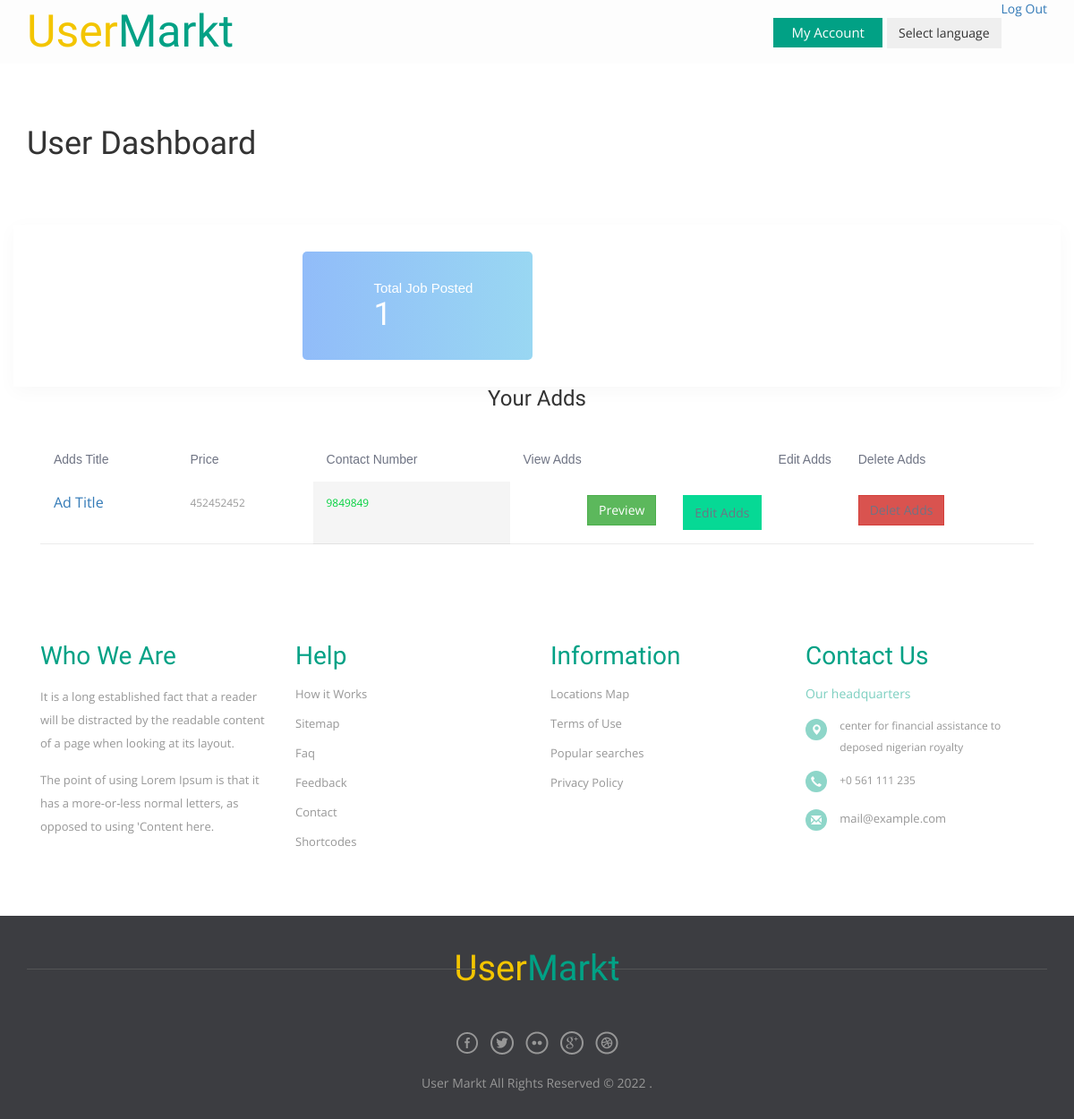
Page /profile/employer-dashboard.php?lang=de (signed in) on the earlier database version.
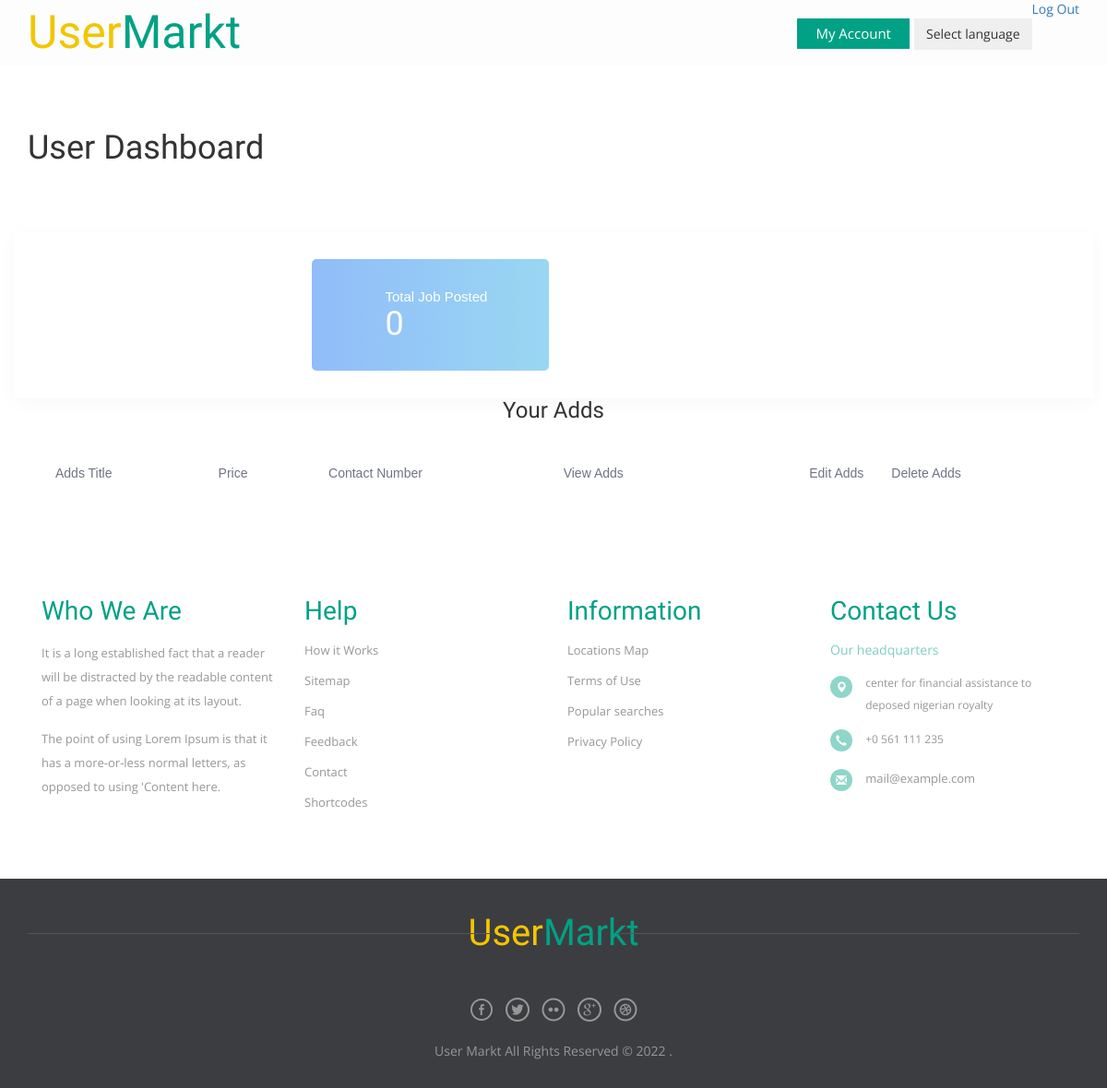
Same page on the later database version.
### tables this page shows
CREATE TABLE `adds` (
  `id` int(11) NOT NULL,
  `P_title` varchar(250) NOT NULL,
  `P_catagory` int(11) NOT NULL,
  `p_sub_catagory` int(11) NOT NULL,
  `p_decription` text NOT NULL,
  `P_city` varchar(250) NOT NULL,
  `p_sate` varchar(250) NOT NULL,
  `p_price` varchar(250) NOT NULL,
  `p_condition` varchar(250) NOT NULL,
  `P_item_type` varchar(250) NOT NULL,
  `p_contact_number` varchar(250) NOT NULL,
  `P_imag1` varchar(250) NOT NULL,
  `P_imag2` varchar(250) NOT NULL,
  `P_imag3` varchar(250) NOT NULL,
  `P_imag4` varchar(250) NOT NULL,
  `time` timestamp NOT NULL DEFAULT current_timestamp(),
  `city` varchar(250) NOT NULL,
  `county` varchar(250) NOT NULL,
  `zip_code` varchar(250) NOT NULL,
  `uni_id` varchar(250) NOT NULL
);

### lib/view.php (called while the page is built, shortened)
<?php
Class Database{
	public $host   = DB_HOST;
	public $user   = DB_USER;
	public $pass   = DB_PASS;
	public $dbname = DB_NAME;
	public $link;
	private function connectDB(){
	$this->link = new mysqli($this->host, $this->user, $this->pass, $this->dbname);
 }
	public function select($query){
		$result = $this->link->query($query) or die($this->link->error.__LINE__);
		if($result->num_rows > 0){
			return $result;
		} else {
			return false;
		}
	}
}

### profile/employer-dashboard.php (the view, shortened to what this page needs)
<?php include 'inc/hader.php';
$uni_id = $_SESSION['uni_id'];
$ii=0;
?>
    <div class="alice-bg padding-top-70 padding-bottom-70">
      <div class="container">
        <div class="row">
          <div class="col-md-6">
            <div class="breadcrumb-area">
              <h1>User Dashboard</h1>
            </div>
          </div>
          <div class="col-md-6">
          </div>
        </div>
      </div>
    </div>
    <div class="alice-bg section-padding-bottom">
      <div class="container no-gliters">
        <div class="row no-gliters">
          <div class="col">
            <div class="dashboard-container">
              <div class="dashboard-content-wrapper">
                <div class="dashboard-section user-statistic-block">
                  <div class="user-statistic">
                   <?php
                   $get_drow='';
                       $sql = $con->query("SELECT id FROM adds WHERE uni_id='$uni_id'");
                       if (!empty($sql) && $sql->num_rows > 0)
                         $get_drow=$sql->num_rows;
                         for ($i=0; $i < $get_drow; $i++) {
                           $ii++; }  ?>
                    <span>Total Job Posted</span>
                     <h3><?php echo $ii;?></h3>
                  </div>
                </div>
              </div>
              </div>
            </div>
          </div>
        </div>
      </div>
<center><h3>Your Adds</h3></center>
              <div class="dashboard-content-wrapper container">
                <div class="manage-job-container">
                  <table class="table">
                    <thead>
                      <tr>
                        <th>Adds Title</th>
                        <th>Price</th>
                        <th>Contact Number</th>
                        <th>View Adds</th>
                        <th class="action">Edit Adds</th>
                        <th>Delete Adds</th>
                      </tr>
                    </thead>
                    <tbody>
                      <?php
                            $query = "select * from adds WHERE uni_id='$uni_id' order by id desc";
                            $post = $db->select($query);
                            if ($post) {
                              while ($result= $post -> fetch_assoc()) {
                        ?>
                      <tr class="job-items">
                        <td class="title">
                          <h5><a href="#"><?php echo $result['P_title']; ?></a></h5>
                        </td>
                        <td class=""><?php echo $result['p_price']; ?></td>
                        <td class="status active"><?php echo $result['p_contact_number']; ?></td>
                        <td class="action">
                          <a class="btn btn-success" href="../single.php? $id=<?php echo $result['id']; ?>" title="Preview">Preview</a>
                        </td>
                        <td class="application">
                          <a class="btn btn-warning" href="edit-adds.php? $id=<?php echo $result['id']; ?>"  title="Edit">Edit Adds</a>
                        </td>
                        <td class="application">
                          <a class="btn btn-danger" href="?delid=<?php echo $result['id']; ?> ?>" >Delet Adds</a>
                        </td>
                      </tr>
  <?php }}?>
                    </tbody>
                  </table>
                </div>
              </div>
<?php include 'inc/foter.php';?>

Differences in the rows shown:
removed adds: P_title "Ad Title", p_price "452452452", p_contact_number "9849849"
Other differences:
$ii: "1" → "0"
